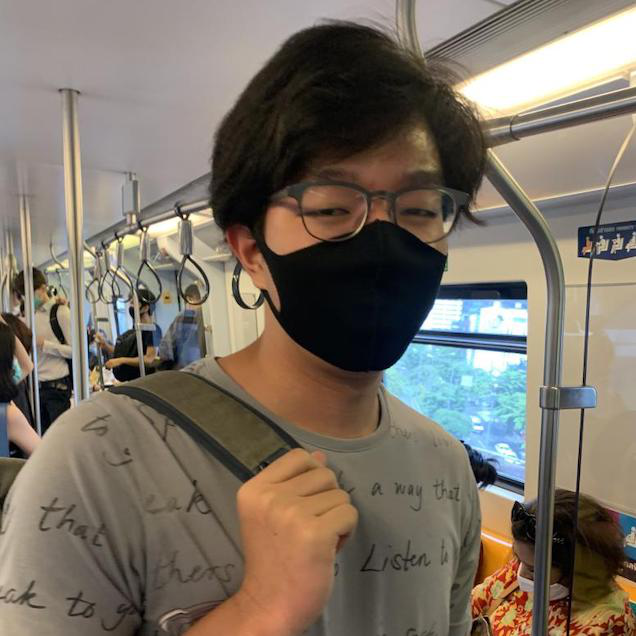
#> input picture Demo/thanit_handsome.png, 636 x 636 px, found by its file name; the run also reads 3 pictures not shown here
$ jupyter execute --allow-errors Demo.ipynb   (shell and % lines are left out)
#> lines starting #> are read from the running program, lines starting #| are printed output that depends on the picture
[cell 1]
import numpy as np
import matplotlib.pyplot as plt
import cv2
import os

[cell 2]
# compress the images to ZTC file to decrease size of the picture

[cell 3]
compressed_filesize = {}
compressed_filesize['original'] = os.path.getsize('./Demo/thanit_handsome.png')
#> (the rest of this cell did not finish here and is left out)

[cell 4]
# decompress the images back to png file

[cell 5]
decompressed_filesize = {}
decompressed_filesize['original_img'] = os.path.getsize('./Demo/thanit_handsome.png')
#> (the rest of this cell did not finish here and is left out)

[cell 6]
original_img = cv2.imread('./Demo/Thanit_handsome.png')
#> original_img is the input picture: shape (636, 636, 3); mean B, G, R 100.7, 112.5, 122.5
decompressed_img_5 = cv2.imread('./Demo/decompressed_5.png')
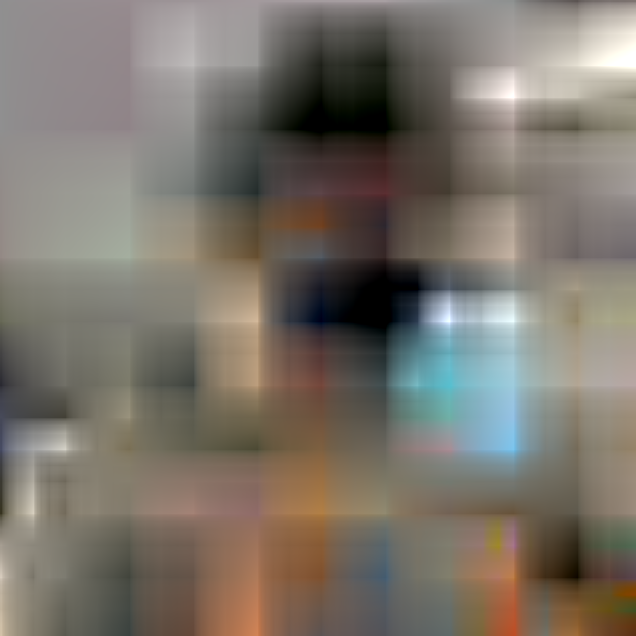
#> input picture Demo/decompressed_5.png, 636 x 636 px
#> decompressed_img_5 is the input picture: shape (636, 636, 3); mean B, G, R 106, 115.4, 122
decompressed_img_10 = cv2.imread('./Demo/decompressed_10.png')
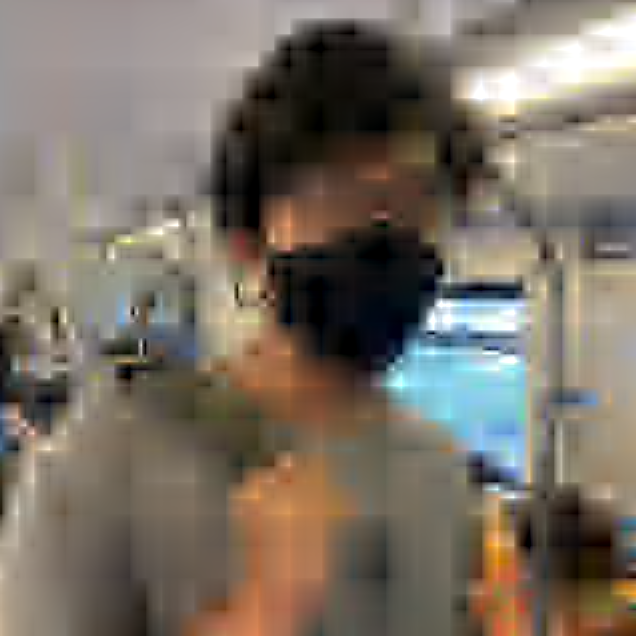
#> input picture Demo/decompressed_10.png, 636 x 636 px
#> decompressed_img_10 is the input picture: shape (636, 636, 3); mean B, G, R 100.8, 112.4, 121.9
decompressed_img_15 = cv2.imread('./Demo/decompressed_15.png')
decompressed_img_20 = cv2.imread('./Demo/decompressed_20.png')
decompressed_img_25 = cv2.imread('./Demo/decompressed_25.png')
decompressed_img_inf = cv2.imread('./Demo/decompressed_inf.png')

original_img = cv2.cvtColor(original_img, cv2.COLOR_BGR2RGB)
decompressed_img_5 = cv2.cvtColor(decompressed_img_5, cv2.COLOR_BGR2RGB)
decompressed_img_10 = cv2.cvtColor(decompressed_img_10, cv2.COLOR_BGR2RGB)
decompressed_img_15 = cv2.cvtColor(decompressed_img_15, cv2.COLOR_BGR2RGB)
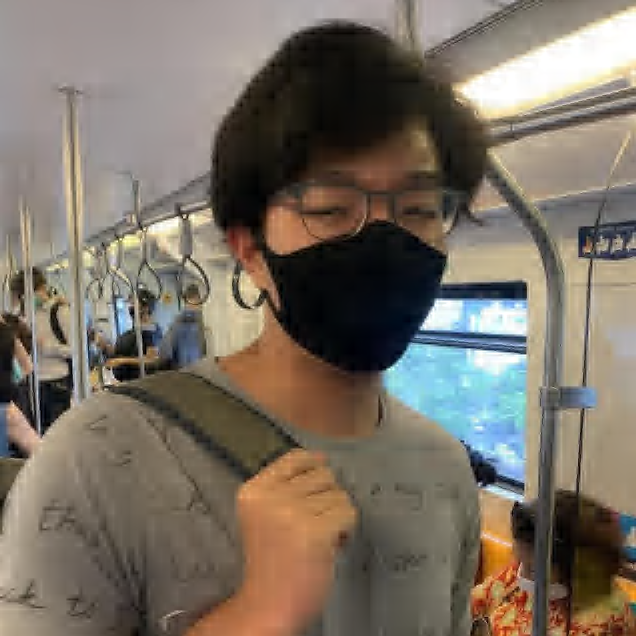
#> decompressed_img_15: shape (636, 636, 3); mean R, G, B 122, 112.1, 100.3
decompressed_img_20 = cv2.cvtColor(decompressed_img_20, cv2.COLOR_BGR2RGB)
decompressed_img_25 = cv2.cvtColor(decompressed_img_25, cv2.COLOR_BGR2RGB)
#> (the rest of this cell did not finish here and is left out)
